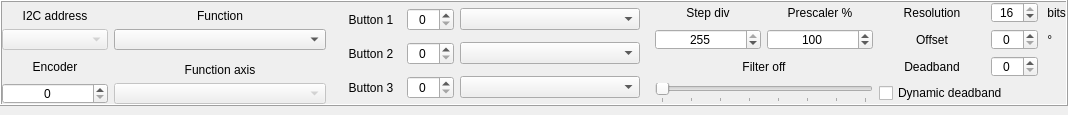
<?xml version="1.0" encoding="UTF-8"?>
<ui version="4.0">
 <class>AxesExtended</class>
 <widget class="QWidget" name="AxesExtended">
  <property name="geometry">
   <rect>
    <x>0</x>
    <y>0</y>
    <width>1068</width>
    <height>115</height>
   </rect>
  </property>
  <property name="minimumSize">
   <size>
    <width>0</width>
    <height>115</height>
   </size>
  </property>
  <property name="maximumSize">
   <size>
    <width>16777215</width>
    <height>115</height>
   </size>
  </property>
  <property name="windowTitle">
   <string>Form</string>
  </property>
  <layout class="QVBoxLayout" name="verticalLayout" stretch="0">
   <property name="spacing">
    <number>6</number>
   </property>
   <property name="leftMargin">
    <number>0</number>
   </property>
   <property name="topMargin">
    <number>0</number>
   </property>
   <property name="rightMargin">
    <number>0</number>
   </property>
   <property name="bottomMargin">
    <number>9</number>
   </property>
   <item>
    <widget class="QFrame" name="frame">
     <property name="frameShape">
      <enum>QFrame::Box</enum>
     </property>
     <property name="frameShadow">
      <enum>QFrame::Raised</enum>
     </property>
     <layout class="QGridLayout" name="layoutG_AxisExtend" columnstretch="1,2,3,1,1,1,0,0" columnminimumwidth="95,0,0,0,0,0,0,0">
      <property name="leftMargin">
       <number>0</number>
      </property>
      <property name="topMargin">
       <number>0</number>
      </property>
      <property name="rightMargin">
       <number>0</number>
      </property>
      <property name="bottomMargin">
       <number>0</number>
      </property>
      <item row="2" column="0">
       <widget class="QLabel" name="text_chanelEncoder">
        <property name="text">
         <string>Encoder</string>
        </property>
        <property name="alignment">
         <set>Qt::AlignCenter</set>
        </property>
       </widget>
      </item>
      <item row="1" column="1">
       <widget class="CenteredCBox" name="comboBox_Function"/>
      </item>
      <item row="2" column="1">
       <widget class="QLabel" name="text_axisSource2">
        <property name="sizePolicy">
         <sizepolicy hsizetype="Preferred" vsizetype="Preferred">
          <horstretch>0</horstretch>
          <verstretch>0</verstretch>
         </sizepolicy>
        </property>
        <property name="text">
         <string>Function axis</string>
        </property>
        <property name="alignment">
         <set>Qt::AlignBottom|Qt::AlignHCenter</set>
        </property>
       </widget>
      </item>
      <item row="3" column="1">
       <widget class="CenteredCBox" name="comboBox_AxisSource2">
        <property name="enabled">
         <bool>false</bool>
        </property>
       </widget>
      </item>
      <item row="0" column="4">
       <widget class="QLabel" name="text_prescaler">
        <property name="text">
         <string>Prescaler %</string>
        </property>
        <property name="alignment">
         <set>Qt::AlignCenter</set>
        </property>
       </widget>
      </item>
      <item row="0" column="5">
       <widget class="QLabel" name="text_resolution">
        <property name="text">
         <string>Resolution</string>
        </property>
        <property name="alignment">
         <set>Qt::AlignCenter</set>
        </property>
       </widget>
      </item>
      <item row="1" column="0">
       <widget class="CenteredCBox" name="comboBox_I2cAddress">
        <property name="enabled">
         <bool>false</bool>
        </property>
        <property name="styleSheet">
         <string notr="true"/>
        </property>
        <property name="currentText">
         <string/>
        </property>
       </widget>
      </item>
      <item row="3" column="0">
       <widget class="QSpinBox" name="spinBox_ChanelEncoder">
        <property name="sizePolicy">
         <sizepolicy hsizetype="Minimum" vsizetype="Fixed">
          <horstretch>0</horstretch>
          <verstretch>0</verstretch>
         </sizepolicy>
        </property>
        <property name="alignment">
         <set>Qt::AlignCenter</set>
        </property>
        <property name="correctionMode">
         <enum>QAbstractSpinBox::CorrectToNearestValue</enum>
        </property>
        <property name="maximum">
         <number>15</number>
        </property>
       </widget>
      </item>
      <item row="0" column="2" rowspan="4">
       <widget class="QFrame" name="frame_10">
        <property name="frameShape">
         <enum>QFrame::NoFrame</enum>
        </property>
        <property name="frameShadow">
         <enum>QFrame::Raised</enum>
        </property>
        <layout class="QGridLayout" name="gridLayout" columnstretch="1,0,3">
         <property name="leftMargin">
          <number>9</number>
         </property>
         <property name="topMargin">
          <number>1</number>
         </property>
         <property name="rightMargin">
          <number>9</number>
         </property>
         <property name="bottomMargin">
          <number>0</number>
         </property>
         <item row="1" column="1">
          <widget class="QSpinBox" name="spinBox_Button2">
           <property name="sizePolicy">
            <sizepolicy hsizetype="Fixed" vsizetype="Fixed">
             <horstretch>0</horstretch>
             <verstretch>0</verstretch>
            </sizepolicy>
           </property>
           <property name="alignment">
            <set>Qt::AlignCenter</set>
           </property>
           <property name="correctionMode">
            <enum>QAbstractSpinBox::CorrectToNearestValue</enum>
           </property>
           <property name="maximum">
            <number>128</number>
           </property>
          </widget>
         </item>
         <item row="2" column="0">
          <widget class="QLabel" name="text_button3">
           <property name="text">
            <string>Button 3</string>
           </property>
           <property name="alignment">
            <set>Qt::AlignCenter</set>
           </property>
          </widget>
         </item>
         <item row="1" column="2">
          <widget class="CenteredCBox" name="comboBox_Button2"/>
         </item>
         <item row="0" column="1">
          <widget class="QSpinBox" name="spinBox_Button1">
           <property name="sizePolicy">
            <sizepolicy hsizetype="Fixed" vsizetype="Fixed">
             <horstretch>0</horstretch>
             <verstretch>0</verstretch>
            </sizepolicy>
           </property>
           <property name="alignment">
            <set>Qt::AlignCenter</set>
           </property>
           <property name="correctionMode">
            <enum>QAbstractSpinBox::CorrectToNearestValue</enum>
           </property>
           <property name="maximum">
            <number>128</number>
           </property>
          </widget>
         </item>
         <item row="1" column="0">
          <widget class="QLabel" name="text_button2">
           <property name="text">
            <string>Button 2</string>
           </property>
           <property name="alignment">
            <set>Qt::AlignCenter</set>
           </property>
          </widget>
         </item>
         <item row="2" column="2">
          <widget class="CenteredCBox" name="comboBox_Button3"/>
         </item>
         <item row="0" column="0">
          <widget class="QLabel" name="text_button1">
           <property name="text">
            <string>Button 1</string>
           </property>
           <property name="alignment">
            <set>Qt::AlignCenter</set>
           </property>
          </widget>
         </item>
         <item row="2" column="1">
          <widget class="QSpinBox" name="spinBox_Button3">
           <property name="sizePolicy">
            <sizepolicy hsizetype="Fixed" vsizetype="Fixed">
             <horstretch>0</horstretch>
             <verstretch>0</verstretch>
            </sizepolicy>
           </property>
           <property name="alignment">
            <set>Qt::AlignCenter</set>
           </property>
           <property name="correctionMode">
            <enum>QAbstractSpinBox::CorrectToNearestValue</enum>
           </property>
           <property name="maximum">
            <number>128</number>
           </property>
          </widget>
         </item>
         <item row="0" column="2">
          <widget class="CenteredCBox" name="comboBox_Button1">
           <property name="currentIndex">
            <number>-1</number>
           </property>
          </widget>
         </item>
        </layout>
       </widget>
      </item>
      <item row="1" column="4">
       <widget class="QSpinBox" name="spinBox_Prescaler">
        <property name="sizePolicy">
         <sizepolicy hsizetype="Minimum" vsizetype="Fixed">
          <horstretch>0</horstretch>
          <verstretch>0</verstretch>
         </sizepolicy>
        </property>
        <property name="alignment">
         <set>Qt::AlignCenter</set>
        </property>
        <property name="correctionMode">
         <enum>QAbstractSpinBox::CorrectToNearestValue</enum>
        </property>
        <property name="maximum">
         <number>255</number>
        </property>
        <property name="value">
         <number>100</number>
        </property>
       </widget>
      </item>
      <item row="2" column="3" colspan="2">
       <widget class="QLabel" name="label_Filter">
        <property name="minimumSize">
         <size>
          <width>35</width>
          <height>0</height>
         </size>
        </property>
        <property name="text">
         <string>Filter off</string>
        </property>
        <property name="alignment">
         <set>Qt::AlignCenter</set>
        </property>
       </widget>
      </item>
      <item row="0" column="1">
       <widget class="QLabel" name="text_function">
        <property name="sizePolicy">
         <sizepolicy hsizetype="Preferred" vsizetype="Preferred">
          <horstretch>0</horstretch>
          <verstretch>0</verstretch>
         </sizepolicy>
        </property>
        <property name="text">
         <string>Function</string>
        </property>
        <property name="alignment">
         <set>Qt::AlignBottom|Qt::AlignHCenter</set>
        </property>
       </widget>
      </item>
      <item row="0" column="3">
       <widget class="QLabel" name="text_stepDiv">
        <property name="text">
         <string>Step div</string>
        </property>
        <property name="alignment">
         <set>Qt::AlignCenter</set>
        </property>
       </widget>
      </item>
      <item row="1" column="3">
       <widget class="QSpinBox" name="spinBox_StepDiv">
        <property name="sizePolicy">
         <sizepolicy hsizetype="Minimum" vsizetype="Fixed">
          <horstretch>0</horstretch>
          <verstretch>0</verstretch>
         </sizepolicy>
        </property>
        <property name="alignment">
         <set>Qt::AlignCenter</set>
        </property>
        <property name="correctionMode">
         <enum>QAbstractSpinBox::CorrectToNearestValue</enum>
        </property>
        <property name="maximum">
         <number>255</number>
        </property>
        <property name="value">
         <number>255</number>
        </property>
       </widget>
      </item>
      <item row="0" column="0">
       <widget class="QLabel" name="text_i2cAddress">
        <property name="sizePolicy">
         <sizepolicy hsizetype="Preferred" vsizetype="Preferred">
          <horstretch>0</horstretch>
          <verstretch>0</verstretch>
         </sizepolicy>
        </property>
        <property name="text">
         <string>I2C address</string>
        </property>
        <property name="alignment">
         <set>Qt::AlignBottom|Qt::AlignHCenter</set>
        </property>
       </widget>
      </item>
      <item row="0" column="6">
       <widget class="QSpinBox" name="spinBox_Resolution">
        <property name="alignment">
         <set>Qt::AlignCenter</set>
        </property>
        <property name="correctionMode">
         <enum>QAbstractSpinBox::CorrectToNearestValue</enum>
        </property>
        <property name="minimum">
         <number>1</number>
        </property>
        <property name="maximum">
         <number>16</number>
        </property>
        <property name="value">
         <number>16</number>
        </property>
       </widget>
      </item>
      <item row="0" column="7">
       <widget class="QLabel" name="text_bits">
        <property name="text">
         <string> bits</string>
        </property>
       </widget>
      </item>
      <item row="1" column="5">
       <widget class="QLabel" name="text_offset">
        <property name="text">
         <string>Offset</string>
        </property>
        <property name="alignment">
         <set>Qt::AlignCenter</set>
        </property>
       </widget>
      </item>
      <item row="1" column="6">
       <widget class="QSpinBox" name="spinBox_Offset">
        <property name="alignment">
         <set>Qt::AlignCenter</set>
        </property>
        <property name="correctionMode">
         <enum>QAbstractSpinBox::CorrectToNearestValue</enum>
        </property>
        <property name="maximum">
         <number>360</number>
        </property>
        <property name="singleStep">
         <number>15</number>
        </property>
       </widget>
      </item>
      <item row="1" column="7">
       <widget class="QLabel" name="text_angle">
        <property name="text">
         <string notr="true"> °</string>
        </property>
       </widget>
      </item>
      <item row="3" column="3" colspan="2">
       <widget class="QSlider" name="sliderH_Filter">
        <property name="maximum">
         <number>7</number>
        </property>
        <property name="pageStep">
         <number>1</number>
        </property>
        <property name="orientation">
         <enum>Qt::Horizontal</enum>
        </property>
        <property name="tickPosition">
         <enum>QSlider::TicksBelow</enum>
        </property>
       </widget>
      </item>
      <item row="2" column="6">
       <widget class="QSpinBox" name="spinBox_Deadband">
        <property name="alignment">
         <set>Qt::AlignCenter</set>
        </property>
        <property name="correctionMode">
         <enum>QAbstractSpinBox::CorrectToNearestValue</enum>
        </property>
        <property name="maximum">
         <number>127</number>
        </property>
       </widget>
      </item>
      <item row="2" column="5">
       <widget class="QLabel" name="text_deadband">
        <property name="text">
         <string>Deadband</string>
        </property>
        <property name="alignment">
         <set>Qt::AlignCenter</set>
        </property>
       </widget>
      </item>
      <item row="3" column="5" colspan="3">
       <widget class="QCheckBox" name="checkBox_DynDeadband">
        <property name="text">
         <string>Dynamic deadband</string>
        </property>
       </widget>
      </item>
     </layout>
    </widget>
   </item>
  </layout>
 </widget>
 <customwidgets>
  <customwidget>
   <class>CenteredCBox</class>
   <extends>QComboBox</extends>
   <header>centered_cbox.h</header>
  </customwidget>
 </customwidgets>
 <resources/>
 <connections/>
</ui>
